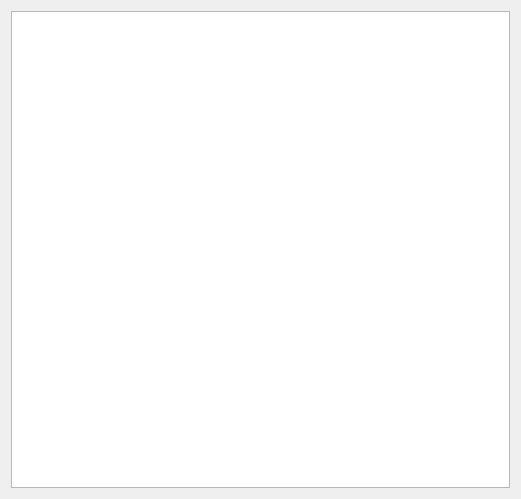
<?xml version="1.0" encoding="UTF-8"?>
<ui version="4.0">
 <class>FileManagerTxt</class>
 <widget class="QDialog" name="FileManagerTxt">
  <property name="geometry">
   <rect>
    <x>0</x>
    <y>0</y>
    <width>521</width>
    <height>499</height>
   </rect>
  </property>
  <property name="windowTitle">
   <string>Dialog</string>
  </property>
  <layout class="QVBoxLayout" name="verticalLayout">
   <item>
    <widget class="QPlainTextEdit" name="plainTextEdit">
     <property name="readOnly">
      <bool>true</bool>
     </property>
    </widget>
   </item>
  </layout>
 </widget>
 <resources/>
 <connections/>
</ui>
